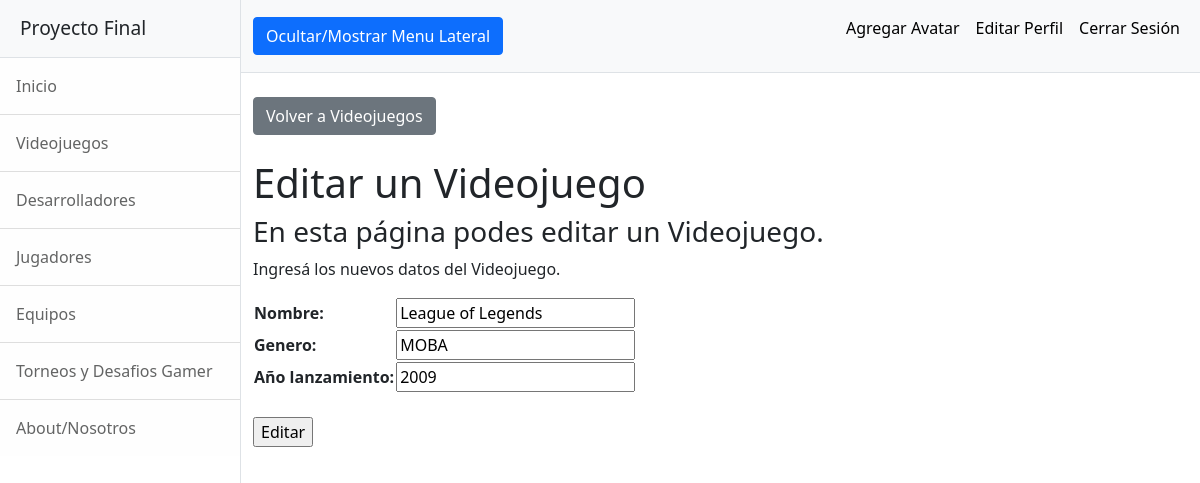
Screenshot of /AppFinal/videojuegosEditar/League of Legends (signed in) with the database file from the repository.
### AppFinal/models.py (models this page shows, shortened)
class Videojuego(models.Model):
    nombre = models.CharField(max_length = 40)
    genero = models.CharField(max_length = 40)
    año_lanzamiento = models.IntegerField()

### AppFinal/views.py (the view)
# urls.py: path('videojuegosEditar/<videojuego_a_editar>', views.videojuegosEditar, name="VideojuegosEditar"),
@login_required
def videojuegosEditar(request, videojuego_a_editar):
    videojuego = Videojuego.objects.get(nombre=videojuego_a_editar)
    if request.method == 'POST':
        formulario = VideojuegoFormulario(request.POST)
        if formulario.is_valid():
            input = formulario.cleaned_data
            videojuego.nombre=input['nombre']
            videojuego.genero=input['genero']
            videojuego.año_lanzamiento=input['año_lanzamiento']
            videojuego.save()
            return render(request, 'AppFinal/videojuegos.html') # Sustituir por una vista de "Videojuego creado" o algo así en el futuro
    else:
        formulario = VideojuegoFormulario(initial={"nombre":videojuego.nombre, "genero":videojuego.genero, "año_lanzamiento":videojuego.año_lanzamiento})
    return render(request, 'AppFinal/videojuegosEditar.html', {'formulario':formulario, "videojuego_a_editar":videojuego_a_editar})

### AppFinal/forms.py
class VideojuegoFormulario(forms.Form):
    nombre = forms.CharField(max_length = 40)
    genero = forms.CharField(max_length = 40)
    año_lanzamiento = forms.IntegerField()

### AppFinal/templates/AppFinal/videojuegosEditar.html
{% extends "AppFinal/padre.html" %}
{% load static %}
{% block dynamicContent %}
    <div class="container-fluid">
        <br><a class="btn btn-secondary" href="{% url 'Videojuegos' %}">Volver a Videojuegos</a>
        <h1 class="mt-4">Editar un Videojuego</h1>
        <h3>En esta página podes editar un Videojuego.</h3>
        <p>Ingresá los nuevos datos del Videojuego.</p>
        <form action="" method="POST">{% csrf_token %}
            <table>{{ formulario.as_table }}</table><br>
            <input type="submit" value="Editar">
        </form>
    </div>
{% endblock %}

### rows the page displays
Videojuego: nombre "League of Legends", genero "MOBA", año_lanzamiento "2009"
